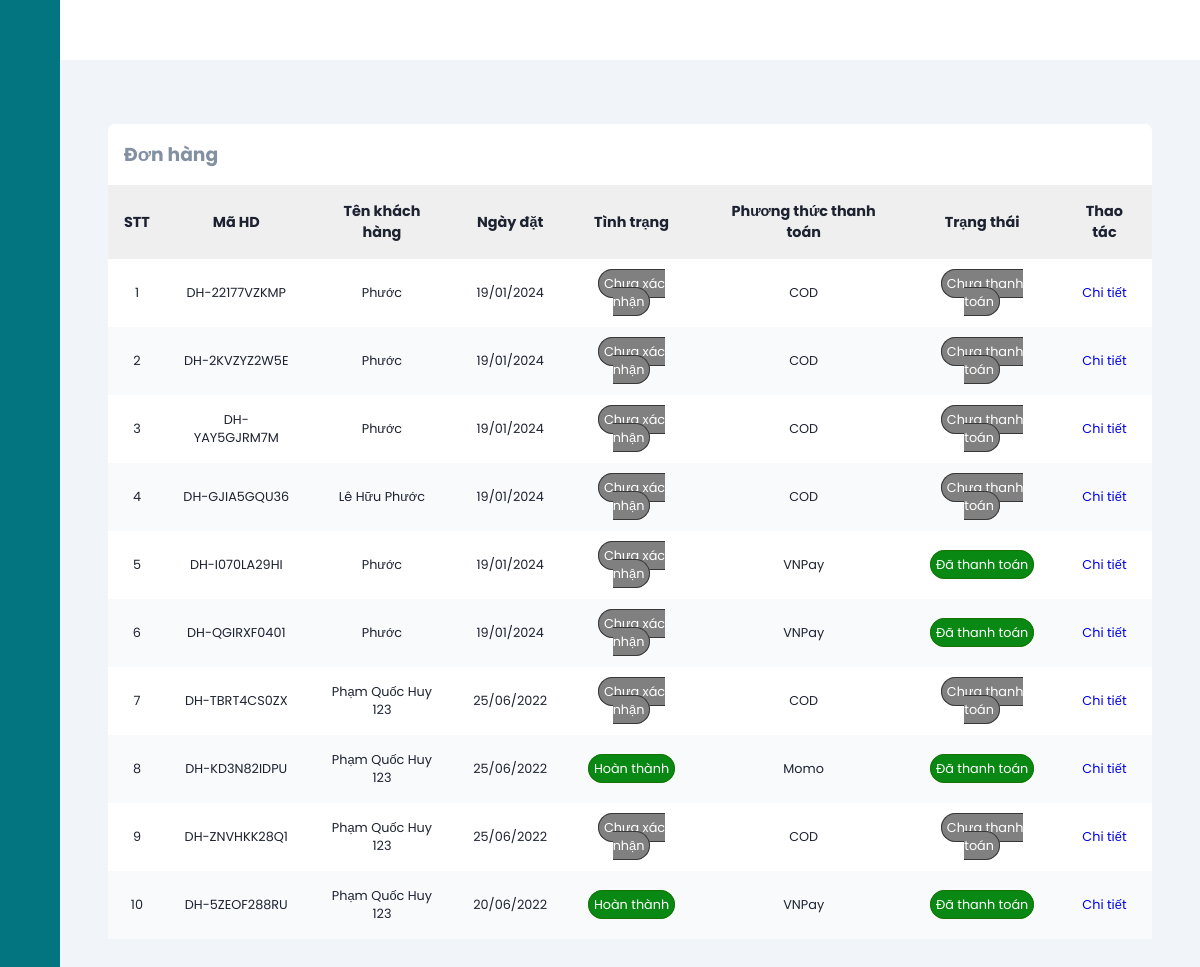
/orderManage (signed in), run on the app's committed database.
### tables this page shows
CREATE TABLE `orders` (
  `id` varchar(50) NOT NULL,
  `userId` int(11) NOT NULL,
  `createdDate` date NOT NULL,
  `receivedDate` date DEFAULT NULL,
  `status` varchar(20) NOT NULL,
  `paymentStatus` tinyint(1) NOT NULL,
  `paymentMethod` varchar(10) NOT NULL,
  `payDate` datetime DEFAULT NULL,
  `total` decimal(10,0) NOT NULL,
  `discount` int(11) DEFAULT NULL
);

CREATE TABLE `users` (
  `id` int(11) NOT NULL,
  `fullName` varchar(255) NOT NULL,
  `email` varchar(255) NOT NULL,
  `dob` date NOT NULL,
  `address` varchar(500) NOT NULL,
  `password` varchar(255) NOT NULL,
  `roleId` int(11) NOT NULL,
  `status` tinyint(1) NOT NULL,
  `captcha` varchar(50) DEFAULT NULL,
  `isConfirmed` tinyint(4) NOT NULL DEFAULT 0,
  `phone` varchar(11) NOT NULL,
  `provinceId` varchar(5) NOT NULL,
  `districtId` varchar(5) NOT NULL,
  `wardId` varchar(5) NOT NULL,
  `delete_flg` int(11) DEFAULT 0
);

### mvc/core/ControllerBase.php (called while the page is built, shortened)
<?php
class ControllerBase{
    public function view($view, $data=[]){
        require_once "./mvc/views/".$view.".php";
    }
}
?>

### mvc/controllers/OrderManage.php (called while the page is built, shortened)
<?php
class orderManage extends ControllerBaseAdmin
{
    public function Index()
    {
        $order = $this->model("orderModel");
        $result = $order->getAll();
        $orderList = $result->fetch_all(MYSQLI_ASSOC);
        $this->view("admin/order", [
            "headTitle" => "Quản lý đơn đặt hàng",
            "orderList" => $orderList
        ]);
    }
}

### mvc/core/App.php (called while the page is built, shortened)
<?php
class App
{
    protected $action = "Index";
    function __construct()
    {
        $arr = $this->UrlProcess();
        if (file_exists("./mvc/controllers/" . $arr[0] . ".php")) {
            unset($arr[0]);
        }
        $this->controller = new $this->controller;
        $this->params = $arr ? array_values($arr) : [];
        array_push($this->params, $_GET);
        call_user_func_array([$this->controller, $this->action], $this->params);
    }
    function UrlProcess()
    {
        if (isset($_GET["url"])) {
            return explode("/", filter_var(trim($_GET["url"], "/")));
        }
    }
}

### index.php (called while the page is built, shortened)
<?php
$myApp = new App();
?>

### mvc/core/DB.php (called while the page is built, shortened)
<?php
class DB{
    private static $instance = null;
    protected $servername = "localhost";
    protected $username = "root";
    protected $password = "";
    private function __construct(){
        $this->con = mysqli_connect($this->servername, $this->username, $this->password);
    }
    public static function getInstance()
    {
      if(!self::$instance)
      {
        self::$instance = new DB();
      }
      return self::$instance;
    }
}
?>

### mvc/models/OrderModel.php (called while the page is built, shortened)
<?php
class orderModel
{
    private static $instance = null;
    public static function getInstance()
    {
        if (!self::$instance) {
            self::$instance = new orderModel();
        }
        return self::$instance;
    }
    public function getAll()
    {
        $db = DB::getInstance();
        $sql = "SELECT o.id as orderId, o.createdDate, o.receivedDate, o.status, o.paymentStatus, o.paymentMethod, o.payDate, o.total, o.discount, u.id as userId, u.fullName FROM orders o JOIN users u ON o.userId = u.id ORDER BY o.createdDate DESC";
        $result = mysqli_query($db->con, $sql);
        return $result;
    }
}

### mvc/views/admin/order.php (the view)
<?php require APP_ROOT . '/views/admin/inc/head.php'; ?>
<body>
    <?php require APP_ROOT . '/views/admin/inc/sidebar.php'; ?>
    <div class="main-content">
        <main>
            <section class="recent">
                <div class="activity-grid">
                    <div class="activity-card">
                        <h3>Đơn hàng</h3>
                        <div class="table-responsive">
                            <table>
                                <thead>
                                    <tr>
                                        <th>STT</th>
                                        <th>Mã HD</th>
                                        <th>Tên khách hàng</th>
                                        <th>Ngày đặt</th>
                                        <th>Tình trạng</th>
                                        <th>Phương thức thanh toán</th>
                                        <th>Trạng thái</th>
                                        <th>Thao tác</th>
                                    </tr>
                                </thead>
                                <tbody>
                                    <?php
                                    $count = 0;
                                    foreach ($data['orderList'] as $key => $value) {
                                    ?>
                                        <tr>
                                            <td><?= ++$count ?></td>
                                            <td><?= $value['orderId'] ?></td>
                                            <td><?= $value['fullName'] ?></td>
                                            <td><?= date("d/m/Y", strtotime($value['createdDate'])) ?></td>
                                            <?php
                                            if ($value['status'] == "processing") { ?>
                                                <td><span class="gray">Chưa xác nhận</span></td>
                                            <?php  } else if ($value['status'] == "processed") { ?>
                                                <td><span class="blue">Đã xác nhận</span></td>
                                            <?php } else if ($value['status'] == "delivery") { ?>
                                                <td><span class="yellow">Đang giao hàng</span></td>
                                            <?php } else if ($value['status'] == "cancel"){ ?>
                                                <td><span class="gray">Đã hủy</span></td>
                                            <?php } else if ($value['status'] == "received"){ ?>
                                                <td><span class="active">Hoàn thành</span></td>
                                            <?php } else{ ?>
                                                <td><span class="gray">...</span></td>
                                            <?php }
                                            ?>
                                            <td><?= $value['paymentMethod'] ?></td>
                                            <?php
                                            if ($value['paymentStatus']) { ?>
                                                <td><span class="active">Đã thanh toán</span></td>
                                            <?php } else { ?>
                                                <td><span class="gray">Chưa thanh toán</span></td>
                                            <?php }
                                            ?>
                                            <td><a href="<?= URL_ROOT . '/orderManage/detail/' . $value['orderId'] ?>">Chi tiết</a></td>
                                        </tr>
                                    <?php }
                                    ?>
                                </tbody>
                            </table>
                        </div>
                    </div>
                </div>
            </section>
        </main>
    </div>
</body>
</html>

### public/css/admin.css (style rules this page uses)
:root { --main-color: #027581; --color-dark: #1D2231; --text-grey: #8390A2; }
* { font-family: 'Poppins', sans-serif; margin: 0; padding: 0; text-decoration: none; list-style-type: none; box-sizing: border-box; }
.main-content { position: relative; margin-left: 240px; transition: margin-left 500ms; }
main { margin-top: 60px; background: #f1f5f9; min-height: 90vh; padding: 1rem 3rem; }
.recent { margin-top: 3rem; margin-bottom: 3rem; }
.activity-grid { display: grid; grid-template-columns: 100% 25%; grid-column-gap: 1.5rem; }
.activity-card, .summary-card, .bday-card { background: #fff; border-radius: 7px; }
.activity-card h3 { color: var(--text-grey); margin: 1rem; }
.activity-card table { width: 100%; border-collapse: collapse; }
.activity-card thead { background: #efefef; text-align: left; }
th, td { font-size: .9rem; padding: 1rem 1rem; color: var(--color-dark); text-align: center; }
td { font-size: .8rem; }
tbody tr:nth-child(even) { background: #f9fafc; }
.table-responsive { overflow-x: auto; }
@media only screen and (max-width: 1200px) { .main-content { margin-left: 60px; } }
.active { background: rgb(9, 136, 20); color: #fff; border: 1px solid rgb(23, 116, 4); padding: 5px; border-radius: 20px; }
.gray { background: gray; color: #fff; border: 1px solid rgb(56, 56, 56); padding: 5px; border-radius: 20px; }

### data on the page
orders: id "DH-22177VZKMP", userId.fullName "Phước", createdDate "19/01/2024", status "Chưa xác nhận", paymentMethod "COD", paymentStatus "Chưa thanh toán"
orders: id "DH-2KVZYZ2W5E", userId.fullName "Phước", createdDate "19/01/2024", status "Chưa xác nhận", paymentMethod "COD", paymentStatus "Chưa thanh toán"
orders: id "DH-YAY5GJRM7M", userId.fullName "Phước", createdDate "19/01/2024", status "Chưa xác nhận", paymentMethod "COD", paymentStatus "Chưa thanh toán"
orders: id "DH-GJIA5GQU36", userId.fullName "Lê Hữu Phước", createdDate "19/01/2024", status "Chưa xác nhận", paymentMethod "COD", paymentStatus "Chưa thanh toán"
orders: id "DH-I070LA29HI", userId.fullName "Phước", createdDate "19/01/2024", status "Chưa xác nhận", paymentMethod "VNPay", paymentStatus "Đã thanh toán"
orders: id "DH-QGIRXF0401", userId.fullName "Phước", createdDate "19/01/2024", status "Chưa xác nhận", paymentMethod "VNPay", paymentStatus "Đã thanh toán"
orders: id "DH-TBRT4CS0ZX", userId.fullName "Phạm Quốc Huy 123", createdDate "25/06/2022", status "Chưa xác nhận", paymentMethod "COD", paymentStatus "Chưa thanh toán"
orders: id "DH-KD3N82IDPU", userId.fullName "Phạm Quốc Huy 123", createdDate "25/06/2022", status "Hoàn thành", paymentMethod "Momo", paymentStatus "Đã thanh toán"
orders: id "DH-ZNVHKK28Q1", userId.fullName "Phạm Quốc Huy 123", createdDate "25/06/2022", status "Chưa xác nhận", paymentMethod "COD", paymentStatus "Chưa thanh toán"
orders: id "DH-5ZEOF288RU", userId.fullName "Phạm Quốc Huy 123", createdDate "20/06/2022", status "Hoàn thành", paymentMethod "VNPay", paymentStatus "Đã thanh toán"
